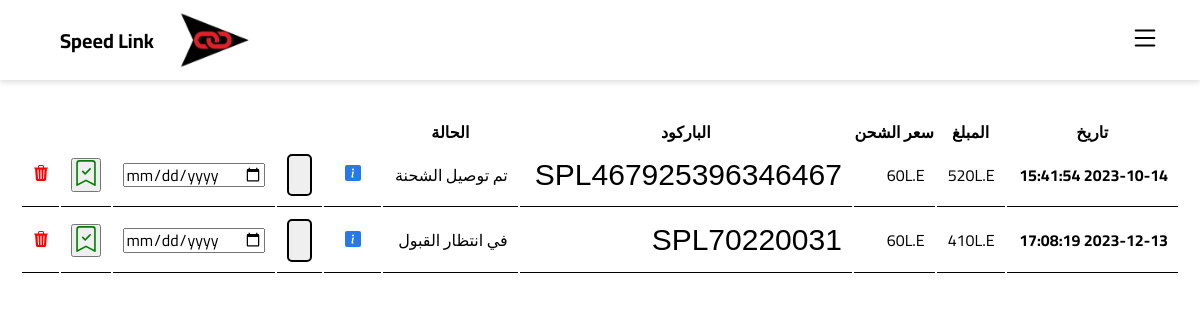
Screenshot of /stop with the database file from the repository.
### app.py (models this page shows)
class Shipment(db.Model):
    id = db.Column(db.Integer, primary_key=True)
    barcode = db.Column(db.String(18))
    shipper_username = db.Column(db.Integer)
    status = db.Column(db.String(50))
    delivery_id = db.Column(db.Integer)
    shipper_name = db.Column(db.String(100))
    shipper_phone_1 = db.Column(db.String(11))
    shipper_phone_2 = db.Column(db.String(11))
    shipper_address = db.Column(db.String(200))
    shipper_city = db.Column(db.String(100))
    shipper_wallet_code = db.Column(db.String(15))
    shipper_note = db.Column(db.Text)
    recipient_name = db.Column(db.String(100))
    recipient_phone_1 = db.Column(db.String(15))
    recipient_phone_2 = db.Column(db.String(15))
    recipient_address = db.Column(db.String(200))
    recipient_city = db.Column(db.String(100))
    recipient_note = db.Column(db.Text)
    pprice = db.Column(db.Integer)
    dprice = db.Column(db.Integer)
    tprice = db.Column(db.Integer)
    shipment_status = db.Column(db.String(100))
    date = db.Column(db.String(23))
    delivery_date = db.Column(db.String(23) )
    aws_code = db.Column(db.String(25))
    how = db.Column(db.String(25))
    isprint = db.Column(db.Integer)
    issend = db.Column(db.Integer)
    Collector = db.Column(db.Integer)

### app.py (the view)
@app.route('/stop')
def stop():
    log = Shipment.query.filter_by(delivery_date=None,status='stop').all()
    u = Delivery.query.all()
    return render_template('sendtodelivery.html',infoL=log,u=u)

### templates/sendtodelivery.html (shortened to what this page needs)
{% extends 'base.html' %} {% block content %}
<link href="https://fonts.cdnfonts.com/css/barcode-font" rel="stylesheet">
{% if infoL %}
<table>
    <thead>
        <tr>
            <th>تاريخ</th>
            <th>المبلغ</th>
            <th>سعر الشحن</th>
            <th>الباركود</th>
            <th>الحالة</th>
            <th></th>
            <th></th>
            <th></th>
            <th></th>
            <th></th>
        </tr>
    </thead>
    <tbody>
       {% for log in infoL%}
        <tr>
            <td class="date"><strong>{{ log.date }}</strong></td>
            <td>{{ log.pprice }}L.E</td>
            <td>{{ log.dprice }}L.E</td>
            <td><p class="code">{{ log.barcode }}</p></td>
            <td>{{ log.shipment_status }}</td>
            <td><a href="/track/{{log.barcode}}" class="details-btn"></a></td>
            <form action="/setship" method="POST">
            <td><select name="dvid" id="dropdown">
            </select>
            </td>
            <td style="width: 8%;"><input type="date" name="date"><input type="num" value="{{ log.id }}" name="sid"style="display: none;"></td>
            <td><button type="submit"></button></td>
              <td><a href="/deletsh"></a></td>
</form>
        </tr>
        {% endfor %}
    </tbody>
</table>{% endif %}
</div>
{% endblock %}

### static/css/style.css (style rules this page uses)
* { margin: 0; padding: 0; box-sizing: border-box; }
body { font-family: 'Cairo', sans-serif; background: rgb(189, 208, 251); }

### templates/base.html (style rules this page uses)
body { margin: 0; padding: 0; background-color: #fff; font-family: "Cairo", sans-serif; direction: rtl; min-height: 100vh; }

### templates/sendtodelivery.html (style rules this page uses)
.operations-table th, td { padding: 10px; border-bottom: 1px solid #000; }
.details-btn { padding: 1px 10px; color: #fff; border: none; border-radius: 4px; cursor: pointer; text-decoration: none; }
.code { font-family: 'barcode font', sans-serif; font-size : 30px; }
@media screen and (max-width: 1200px) { .date { white-space: nowrap; } }
body { background-color: #ffffff; }
select { width: 100%; padding: 10px; border: 2px solid #000; border-radius: 5px; appearance: none; background-image: url("arrow.png"); background-repeat: no-repeat; background-position: right center; cursor: pointer; font-size: 16px; color: #333; }

### rows the page displays
Shipment: date "2023-10-14 15:41:54", pprice "520", dprice "60", barcode "SPL467925396346467", shipment_status "تم توصيل الشحنة"
Shipment: date "2023-12-13 17:08:19", pprice "410", dprice "60", barcode "SPL70220031", shipment_status "في انتظار القبول"
